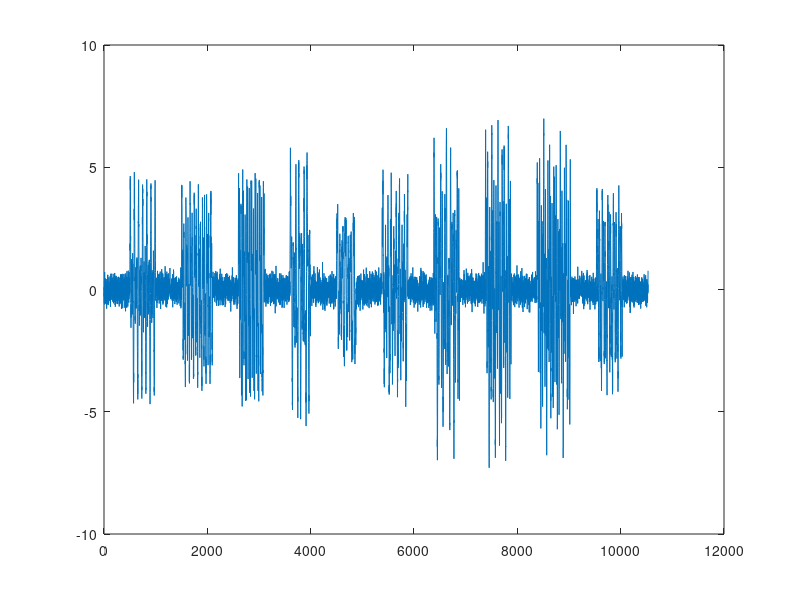

Write the MATLAB code that produced this figure.
function [Signal] = fixed_encoder()

%updated tanvir's code with user defined periods
%the first silent period is fixed to be 50 ms, but can be changed if needed
%we could also let the user define the amount of noise
%also removed harmonic noise

num= '1234567890'; %user defined number
LengthN = length(num); 
DigitPeriod= [50 60 50 40 38 50 50 50 65 50]; %duration of tones
SilentPeriod= [50 50 50 50 50 50 50 50 50 50]; %silent period after each tone
Noise=10;
%frequencies
List = [75 150 300; 100 200 300; 100 200 400; 100 200 500; 100 150 300; 
    100 150 400; 100 150 500; 75 200 300; 75 200 400; 75 200 500];
 %Initial Values
            Sampling = 8000; % sampling for sound must be atleast 8000
            T=1/Sampling;
 %Initate variables         
            interval = 50*10;
            Signal = zeros(interval,1);   % Fill Array with Zeros
% generate signal for number number
     for i = 1: LengthN
          duration = DigitPeriod(i)*10; % duration specified in prompt
          interval = SilentPeriod(i)*10; % interval specified in prompt
         % Ns = floor(duration*Sampling);  % signal
         % N0 = floor(interval*Sampling);  % silence period
          %Array of Intervals:
         k = (1:duration)*T;  
         N0=interval;
         number = str2double(num(i)); % convert string to doubles
         %Looks at the valyes in the List above to see which freqs need to
         %be added for the tone.
         Freq1 = List(number+1,1); 
         Freq2 = List(number+1,2);
         Freq3 = List(number+1,3);
         ToneSignal =(1+ rand(1))*(sin(2.*pi.*Freq1.*k)...
             + (1+ rand(1))*sin(2.*pi.*Freq2.*k)...
             + (1+ rand(1))*sin(2.*pi.*Freq3.*k));  % maximal amplitude is 2
         %Creates a matrix to store all signals computed above into a
         %matrix, ":" operant makes the rows of the maxtrix columbs. and
         %then adds a zeros matrix to fill the "intervals".
         Signal = [Signal; ToneSignal(:); zeros(N0,1)];
     end

%create White Noise to Signal:
Signal = awgn(Signal,Noise);

plot(Signal)
% %Generate Sound for all signals 1) Normal, 2) Noisy 3) heavily Noisy
%   prompt='press any key to hear original tone'
%         pause;
%         sound(Signal, Sampling)
%   prompt='press any key to hear noisy tone'
%         pause;
%         sound(Light_Noise, Sampling)
%   prompt='press any key to hear heavily noisy tone'
%         pause;
%         sound(Heavy_Noise, Sampling)
%   prompt='end of encoder sequence'
end